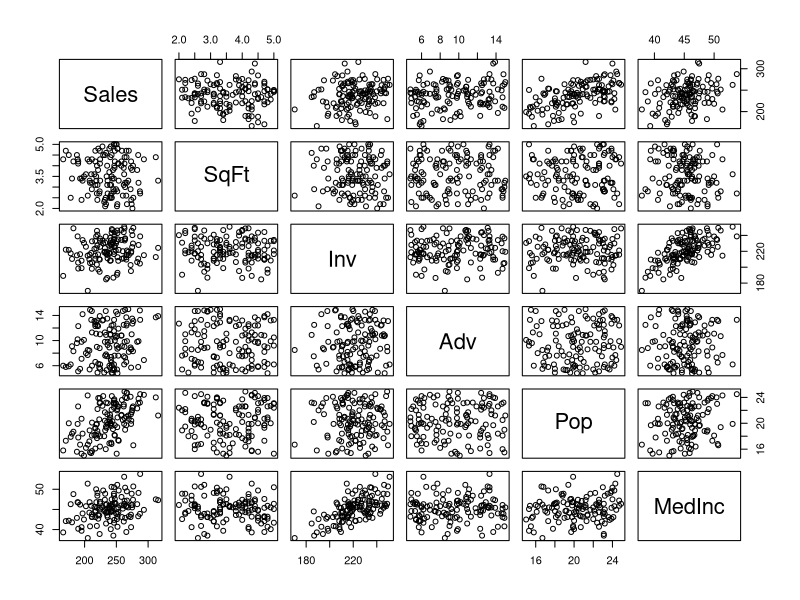
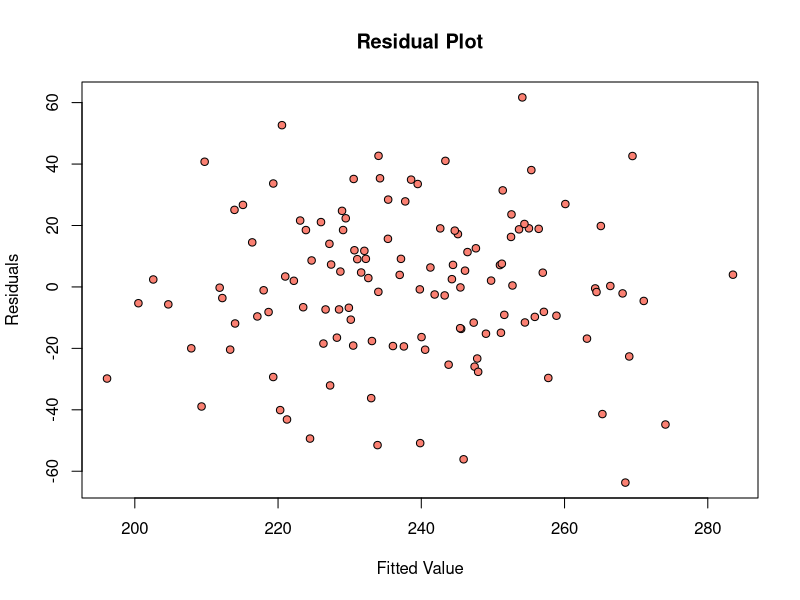
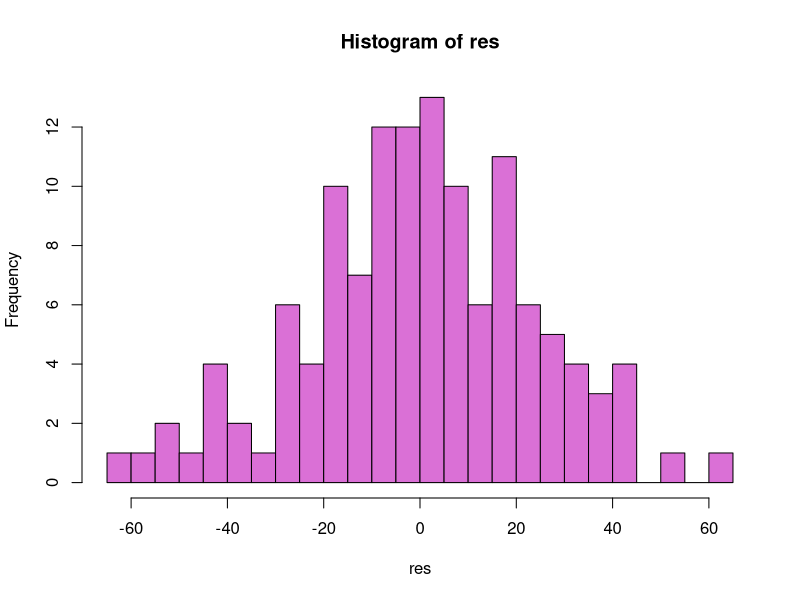
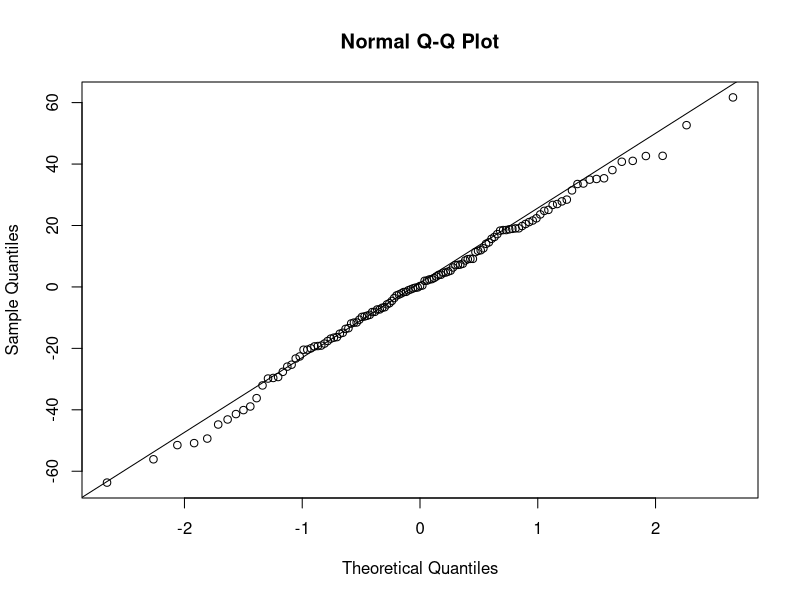

Generate these figures, in order, with R:
## ---- chunk 1
# Replace with R code
df <- read.table("global.txt", sep="\t", header=TRUE)
## ---- chunk 2
# Replace with R code
summary(df)
## ---- chunk 3
# Replace with R code
pairs(df)
## ---- chunk 4
# Replace with R code
cor(df)
## ---- chunk 5
# Replace with R code
mod1 <- lm(Sales ~ SqFt + Inv + Adv + Pop + MedInc, df)
summary(mod1)
## ---- chunk 6
# Replace with R code
mod2 <- lm(Sales ~ Pop, df)
summary(mod2)
## ---- chunk 7
mod3 <- lm(Sales ~ Pop + MedInc + Adv, df)
summary(mod3)
## ---- chunk 8
# Replace with R code
plot(mod3$residuals ~ mod3$fitted.values, pch=21, col="black", bg="salmon",
     xlab="Fitted Value", ylab="Residuals", main="Residual Plot")
## ---- chunk 9
# Replace with R code
res <- mod3$residuals
hist(res, col='orchid', breaks=20)
## ---- chunk 10
# Replace with R code
qqnorm(res)
qqline(res)
## ---- chunk 11
# Replace with R code
nd<- data.frame(Pop = c(14.3, 15.2, 22.6), MedInc = c(42.6, 51.8, 37.9), Adv = c(8.4, 6.8, 12.7))
predict(mod3, newdata=nd, interval = "prediction", level = 0.95)
